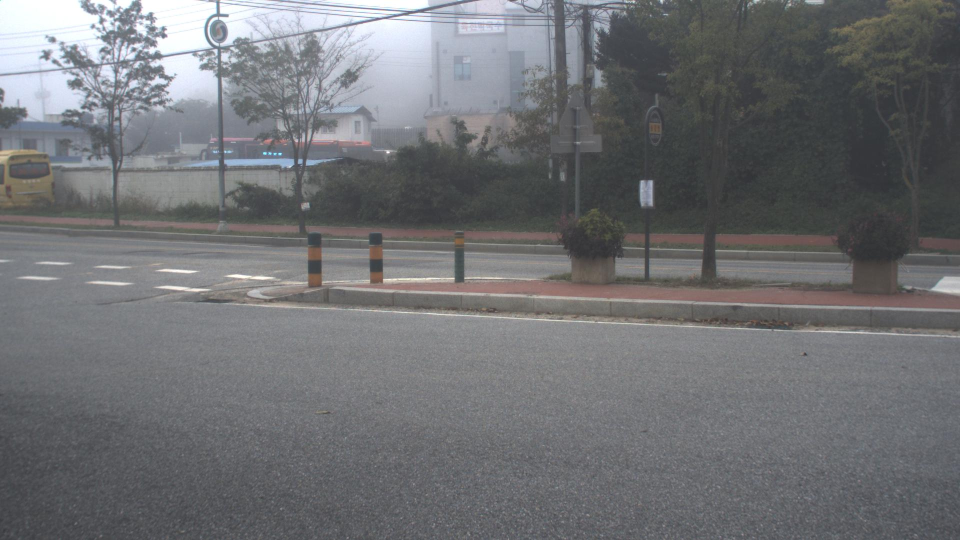
#> input picture 85CF_HD_20211018_038932.jpg, 1920 x 1080 px (shown at 1/2 size)
$ python -i model.py   (imports and definitions only)   (older library calls are emulated)
#> lines starting #> are read from the running program, lines starting #| are printed output that depends on the picture

import numpy as np
import cv2
from skimage.io import imread
from skimage.transform import resize
import pandas as pd
from sklearn.preprocessing import MinMaxScaler
from sklearn.model_selection import train_test_split, GridSearchCV

def darkchannel(file1):
#> called with file1 = '85CF_HD_20211018_038932.jpg'
    img = imread(file1)
#> img is the input picture: shape (1080, 1920, 3); mean R, G, B 111.8, 113, 115.8
    img = resize(img, (512,512))
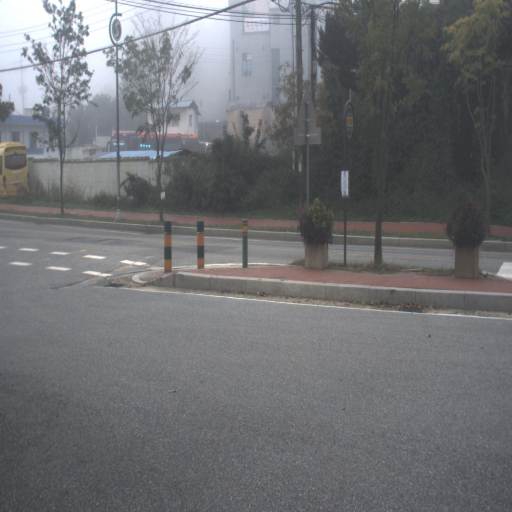
#> img: shape (512, 512, 3) float64; mean R, G, B 0.438, 0.443, 0.454

    b,g,r = cv2.split(img)
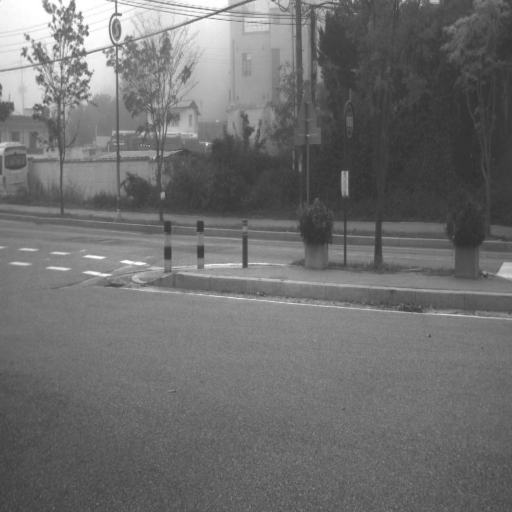
#> b: shape (512, 512) float64; min 0.187, max 1, mean 0.438
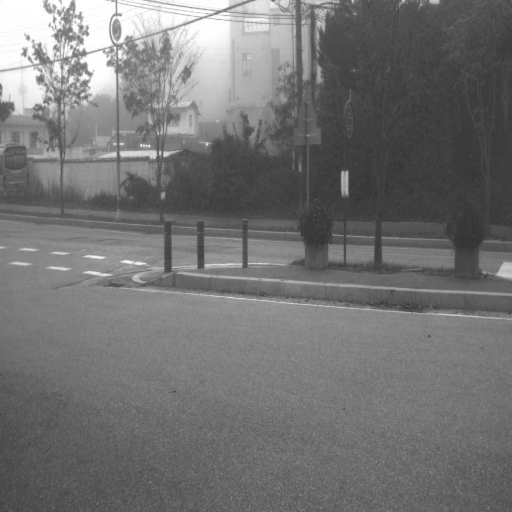
#> r: shape (512, 512) float64; min 0.202, max 1, mean 0.454
    jx = cv2.min(cv2.min(r,g),b)
    kernel = cv2.getStructuringElement(cv2.MORPH_RECT,(64,64))
    dark=cv2.erode(jx,kernel)
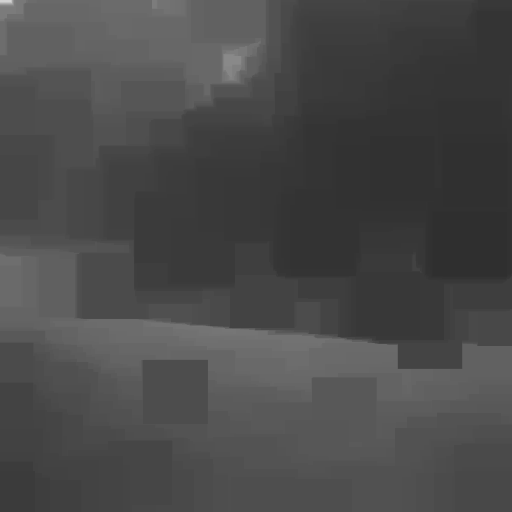
#> dark: shape (512, 512) float64; min 0.187, max 0.83, mean 0.29

    size = img.shape[:2]
#> size = (512, 512)
    k = int(0.001*np.prod(size))
#> k = 262
    idx = np.argpartition(-dark.ravel(),k)[:k]
#> idx = 262 values, max 37093 at index 255, min 0 at index 22, mean 21612.3
    x, y = np.hsplit(np.column_stack(np.unravel_index(idx, size)), 2)
#> x = 262 values, max 72 at index 253, min 0 at index 0, mean 41.9; y = 262 values, max 240 at index 100, min 0 at index 22, mean 159.1
    A = np.array([img[x,y,0].max(), img[x,y,1].max(), img[x,y,2].max()])
#> A = [0.996, 1, 1]

    zz = np.column_stack(np.unravel_index(idx, dark.shape))
#> zz = 262 pairs, first value 0 to 72, second value 0 to 240
    x, y = np.hsplit(zz,2)

    norm_img = img / A
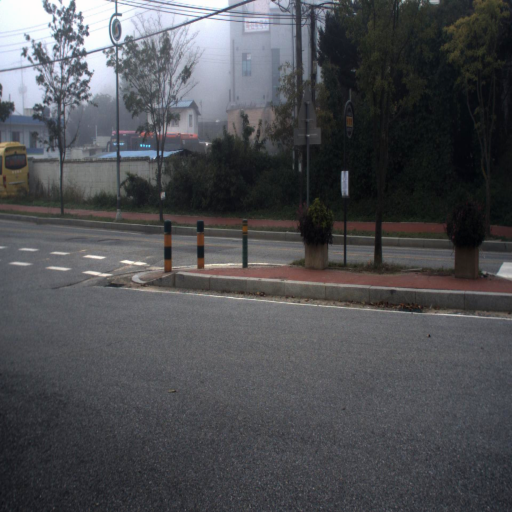
#> norm_img: shape (512, 512, 3) float64; mean R, G, B 0.44, 0.443, 0.454; drawn with min black and max white
    b2,g2,r2= cv2.split(norm_img)
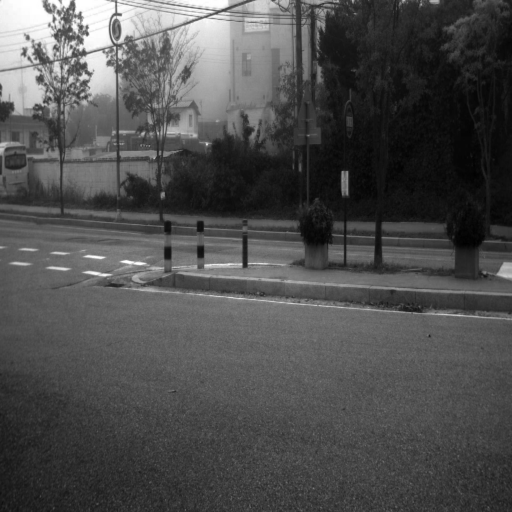
#> b2: shape (512, 512) float64; min 0.187, max 1, mean 0.44; drawn with min black and max white
    jx2 = cv2.min(cv2.min(r2,g2),b2)
    kernel2 = cv2.getStructuringElement(cv2.MORPH_RECT,(64,64))
    dark2=cv2.erode(jx2,kernel2)
    alpha_map=(1-0.95*dark2)*255
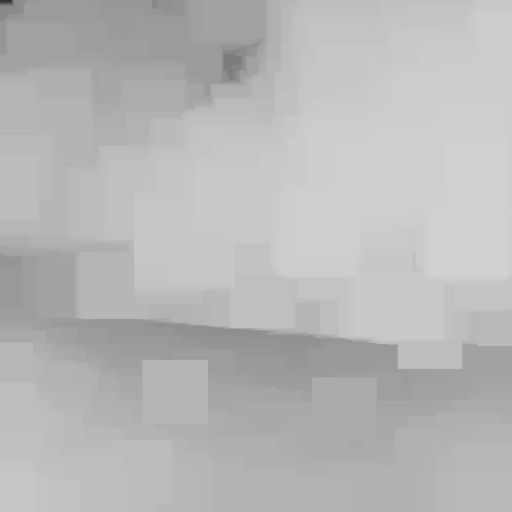
#> alpha_map: shape (512, 512) float64; min 53.17, max 209.6, mean 184.5
    alpha_map = np.array(alpha_map)
    result=np.average(alpha_map)
#> result = 184.5

    return alpha_map,result

def sobel(img):
    img_color = imread(img)
    #img_color= resize(img_color,(512,512))
    img_gray = cv2.cvtColor(img_color, cv2.COLOR_BGR2GRAY)

    img_sobel_x = cv2.Sobel(img_gray, cv2.CV_64F, 1, 0, ksize=3)
    img_sobel_x = cv2.convertScaleAbs(img_sobel_x)

    img_sobel_y = cv2.Sobel(img_gray, cv2.CV_64F, 0, 1, ksize=3)
    img_sobel_y = cv2.convertScaleAbs(img_sobel_y)

    img_sobel = cv2.addWeighted(img_sobel_x, 1, img_sobel_y, 1, 0)

    img_sobel=np.array(img_sobel)
    result=np.var(img_sobel)
    return result

def mkdf(average,target,li_edge):

    df=pd.DataFrame({"average":average,"target":target, "edge":li_edge})

    Y_data = df['target']
    X_data = df.drop('target', axis = 1)
    X_train, X_test, Y_train, Y_test = train_test_split(X_data, Y_data, test_size=0.3)

    return X_train, X_test, Y_train, Y_test

>>> result = darkchannel('85CF_HD_20211018_038932.jpg')

$ run again, on 85CF_HD_20211216_031051.jpg
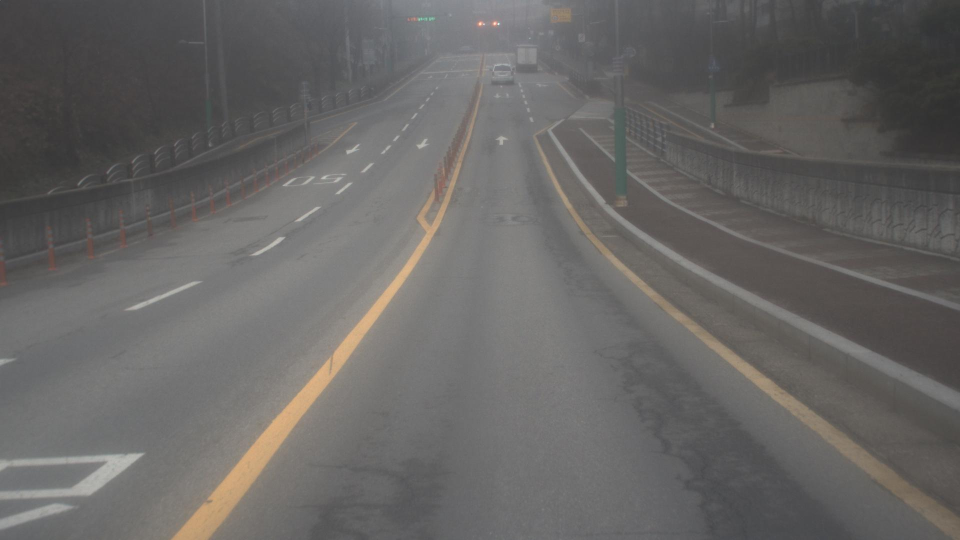
#> input picture 85CF_HD_20211216_031051.jpg, 1920 x 1080 px (shown at 1/2 size)
#> in darkchannel, img is the input picture: shape (1080, 1920, 3); mean R, G, B 103.4, 101.7, 100.1
#> img: shape (512, 512, 3) float64
#> in darkchannel, `dark=cv2.erode(jx,kernel)`:
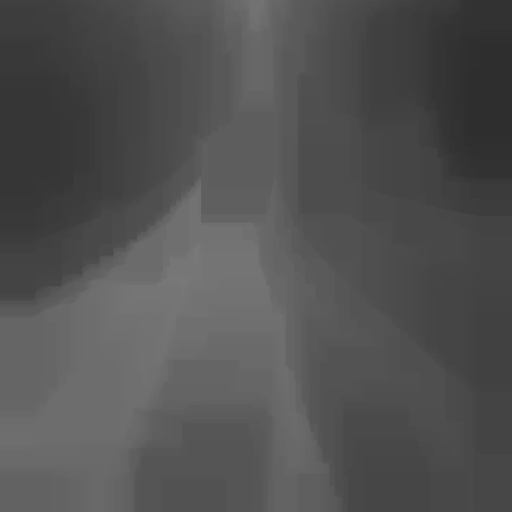
#> dark: shape (512, 512) float64; min 0.181, max 0.479, mean 0.323
#> idx = 262 values, max 148663 at index 218, min 125126 at index 2, mean 138498.9
#> x = 262 values, max 290 at index 218, min 244 at index 2, mean 270.1; y = 262 values, max 199 at index 0, min 163 at index 160, mean 184.6
#> A = [0.546, 0.537, 0.526]
#> zz = 262 pairs, first value 244 to 290, second value 163 to 199
#> in darkchannel, `alpha_map=(1-0.95*dark2)*255`:
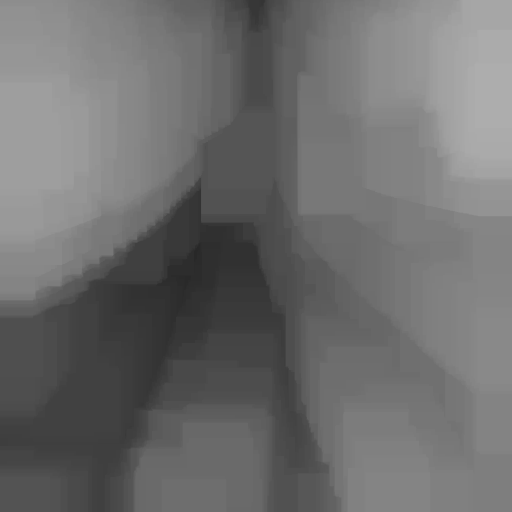
#> alpha_map: shape (512, 512) float64; min 40.46, max 173.2, mean 109.9
#> result = 109.9

$ run again, on 85CF_ND_20210722_000000.jpg
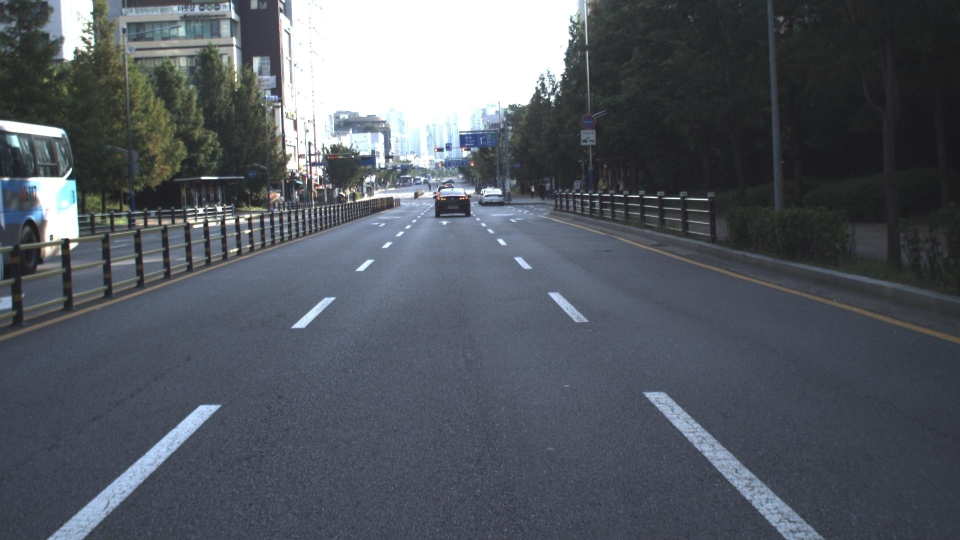
#> input picture 85CF_ND_20210722_000000.jpg, 1920 x 1080 px (shown at 1/2 size)
#> in darkchannel, img is the input picture: shape (1080, 1920, 3); mean R, G, B 84.9, 89.9, 97.7
#> img: shape (512, 512, 3) float64
#> in darkchannel, `dark=cv2.erode(jx,kernel)`:
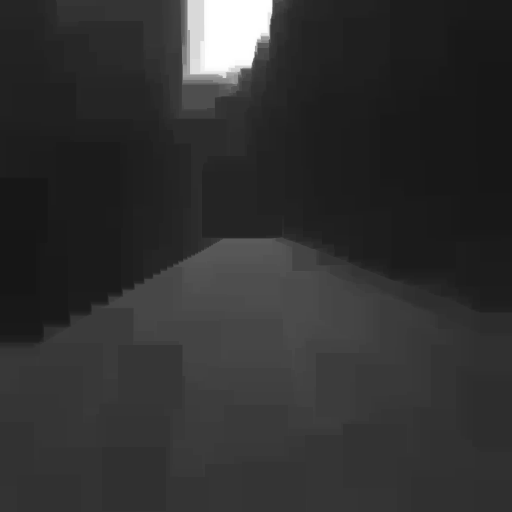
#> dark: shape (512, 512) float64; min 0.0899, max 1, mean 0.192
#> idx = 262 values, max 29432 at index 29, min 2257 at index 200, mean 12538.1
#> x = 262 values, max 57 at index 2, min 4 at index 195, mean 24.03; y = 262 values, max 265 at index 16, min 209 at index 17, mean 234.5
#> A = [1, 1, 1]
#> zz = 262 pairs, first value 4 to 57, second value 209 to 265
#> in darkchannel, `alpha_map=(1-0.95*dark2)*255`:
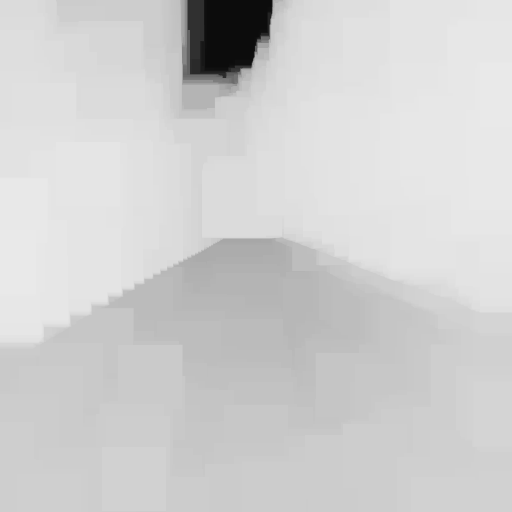
#> alpha_map: shape (512, 512) float64; min 12.75, max 233.2, mean 208.4
#> result = 208.4
